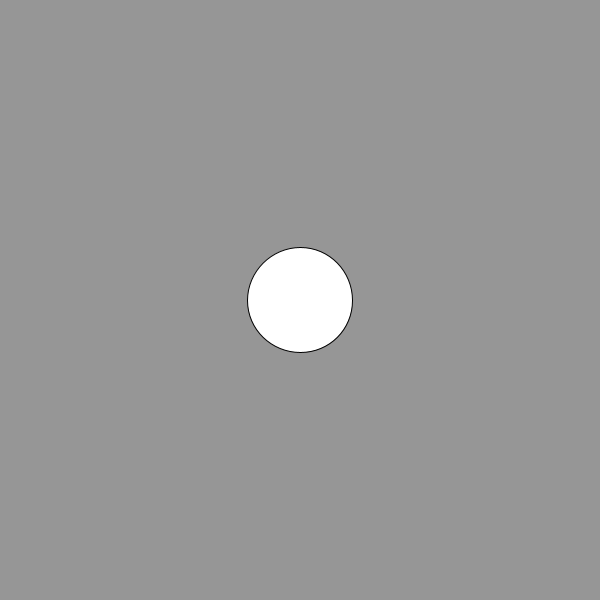
Frame 1 (no input)
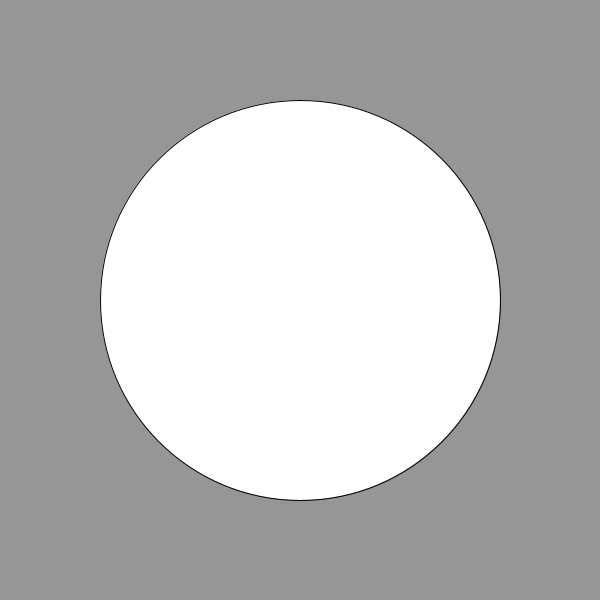
Frame 60 (the mouse pressed at the canvas centre just before this capture)
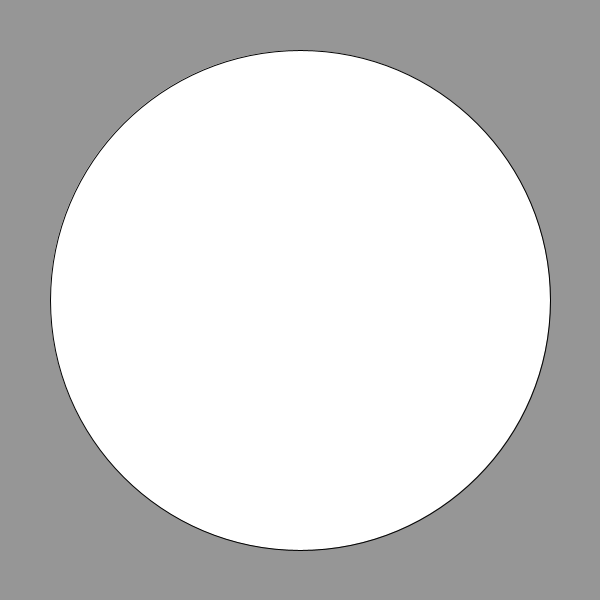
Frame 120 (the mouse held since frame 60 and released just before this capture)

The Processing sketch that drew these frames (run headless with seeded random() and noise(); from frame 60 on, the mouse is pressed at the canvas centre):

// Processing sketch: question2
// ── question2.pde
float d = 100;
float incr = 5;
boolean shrink; 

void setup() {
  size(600, 600);
  
  shrink= false;
  
  
}

void draw() {
  background(150);
  if(d>=width){
    shrink=true;
  }else if(d<=0){
    shrink=false;}
  
  if(shrink==false){
    d += incr;
  }else{
    d-=incr;
  }
  ellipse(width/2, height/2, d, d);  



}
